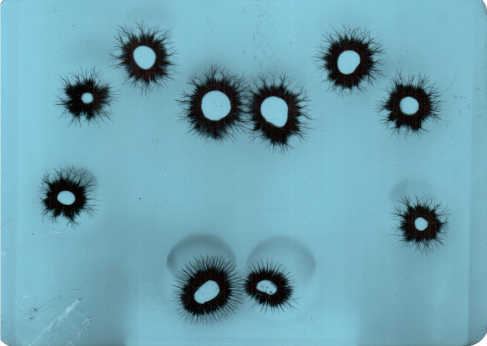
#> input picture input.PNG, 487 x 346 px
$ python threshold_otsu.py
#> lines starting #> are read from the running program, lines starting #| are printed output that depends on the picture
import numpy as np
import cv2
from matplotlib import pyplot as plt

im = cv2.imread("input.PNG", 0)
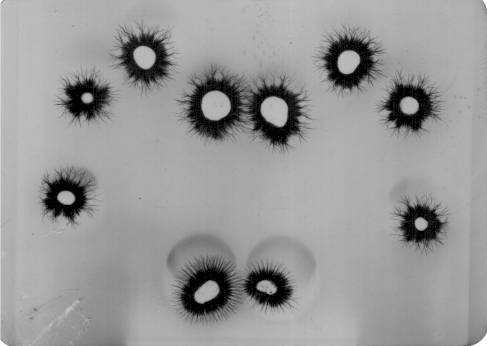
#> im: shape (346, 487); min 0, max 255, mean 152.7
im_flat = np.reshape(im, (im.shape[0]*im.shape[1]))

[hist, _] = np.histogram(im, bins=256, range=(0, 255))
#> hist = 256 values, max 8737 at index 170, min 0 at index 16, mean 658.2
# Normalization so we have probabilities-like values (sum=1)
hist = 1.0*hist/np.sum(hist)
#> hist = 256 values, max 0.0519 at index 170, min 0 at index 16, mean 0.00391

val_max = -999
thr = -1
for t in range(1, 255):
    # Non-efficient implementation
    q1 = np.sum(hist[:t])
    q2 = np.sum(hist[t:])
    m1 = np.sum(np.array([i for i in range(t)])*hist[:t])/q1
    m2 = np.sum(np.array([i for i in range(t, 256)])*hist[t:])/q2
    val = q1*(1-q1)*np.power(m1-m2,2)
    if val_max < val:
        val_max = val
        thr = t
#> this loop made 254 passes
#> (q1, q2, m1, m2, val, val_max) on passes 1 to 12: (0.0315, 0.968, 0, 157.7, 759.6, 759.6), (0.0316, 0.968, 0.000376, 157.7, 759.9, 759.9), (0.0316, 0.968, 0.00113, 157.7, 760.2, 760.2), (0.0316, 0.968, 0.00282, 157.7, 760.6, 760.6), (0.0316, 0.968, 0.00432, 157.7, 760.9, 760.9), (0.0316, 0.968, 0.00994, 157.7, 761.7, 761.7), (0.0317, 0.968, 0.0144, 157.7, 762.2, 762.2), (0.0317, 0.968, 0.0236, 157.7, 763.2, 763.2), (0.0317, 0.968, 0.031, 157.7, 763.8, 763.8), (0.0317, 0.968, 0.0327, 157.7, 764, 764), (0.0318, 0.968, 0.0439, 157.7, 764.8, 764.8), (0.0318, 0.968, 0.0459, 157.7, 764.9, 764.9)
#> (q1, q2, m1, m2, val) on passes 17, 21, 27, 30, 31, 32: (0.0318, 0.968, 0.0742, 157.7, 766.2), (0.0319, 0.968, 0.0899, 157.7, 766.8), (0.0496, 0.95, 7.57, 160.3, 1099.6), (0.0564, 0.944, 10.01, 161.2, 1216), (0.0564, 0.944, 10.01, 161.2, 1216), (0.0564, 0.944, 10.01, 161.2, 1216)
#> after the loop, thr = 97; val_max = 1493.8

print("Threshold: {}".format(thr))
#| Threshold: 97


plt.subplot(131)
plt.imshow(im, cmap = 'gray')
plt.subplot(132)
plt.hist(im_flat, bins=256, range=(0, 255))
plt.subplot(133)
plt.imshow(im < thr, cmap = 'gray')
plt.show()
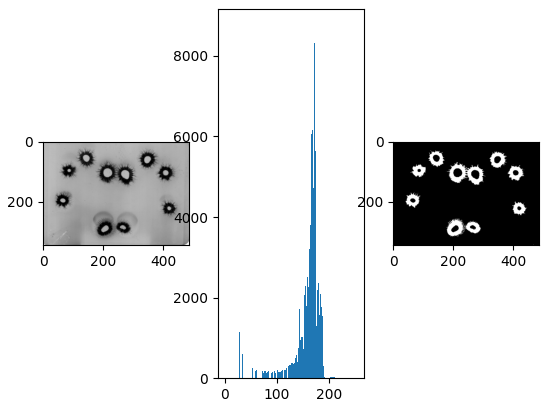
#> figure drawn by matplotlib, 3 panels; panel 2: tallest bar 8737 high, from x = 169.3 to 170.3
